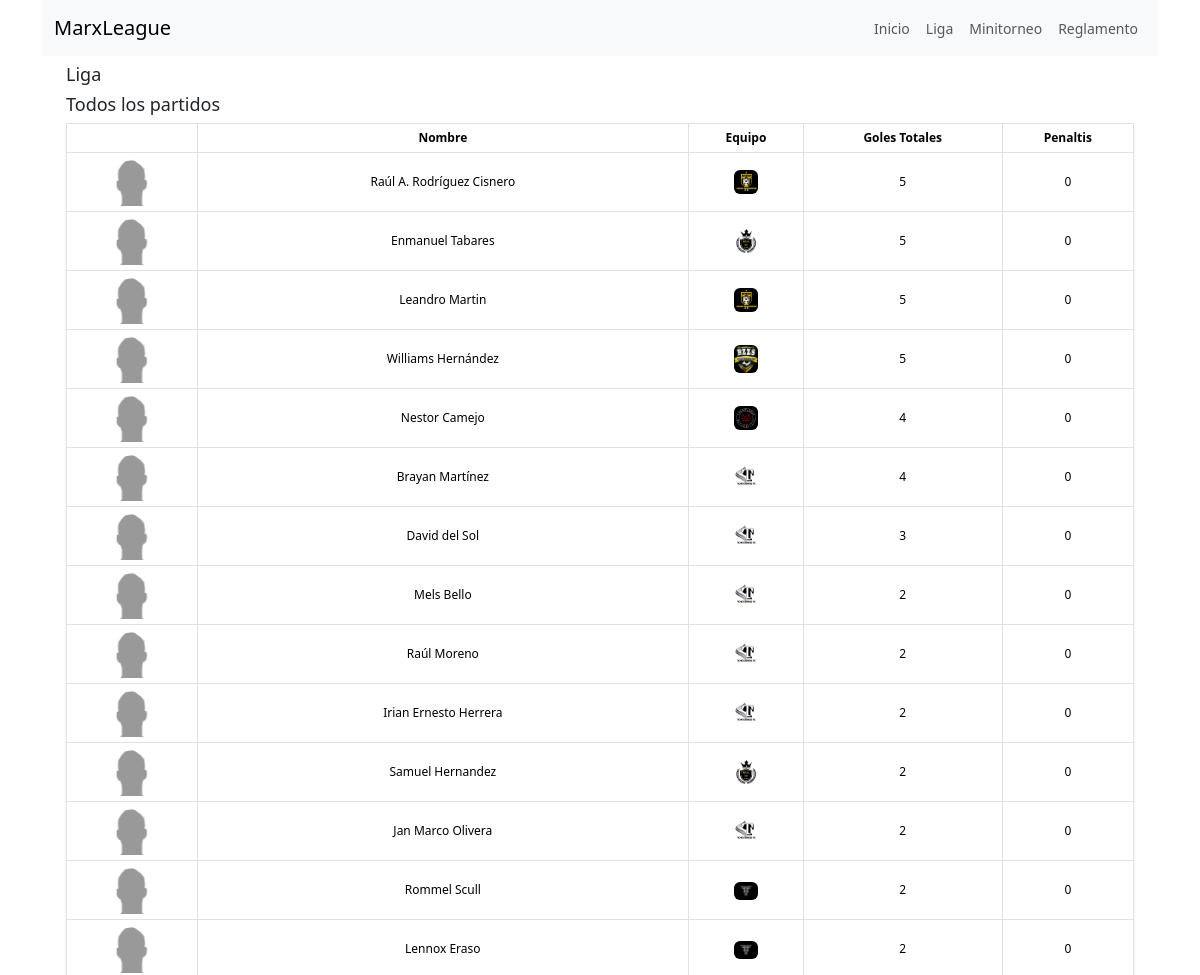
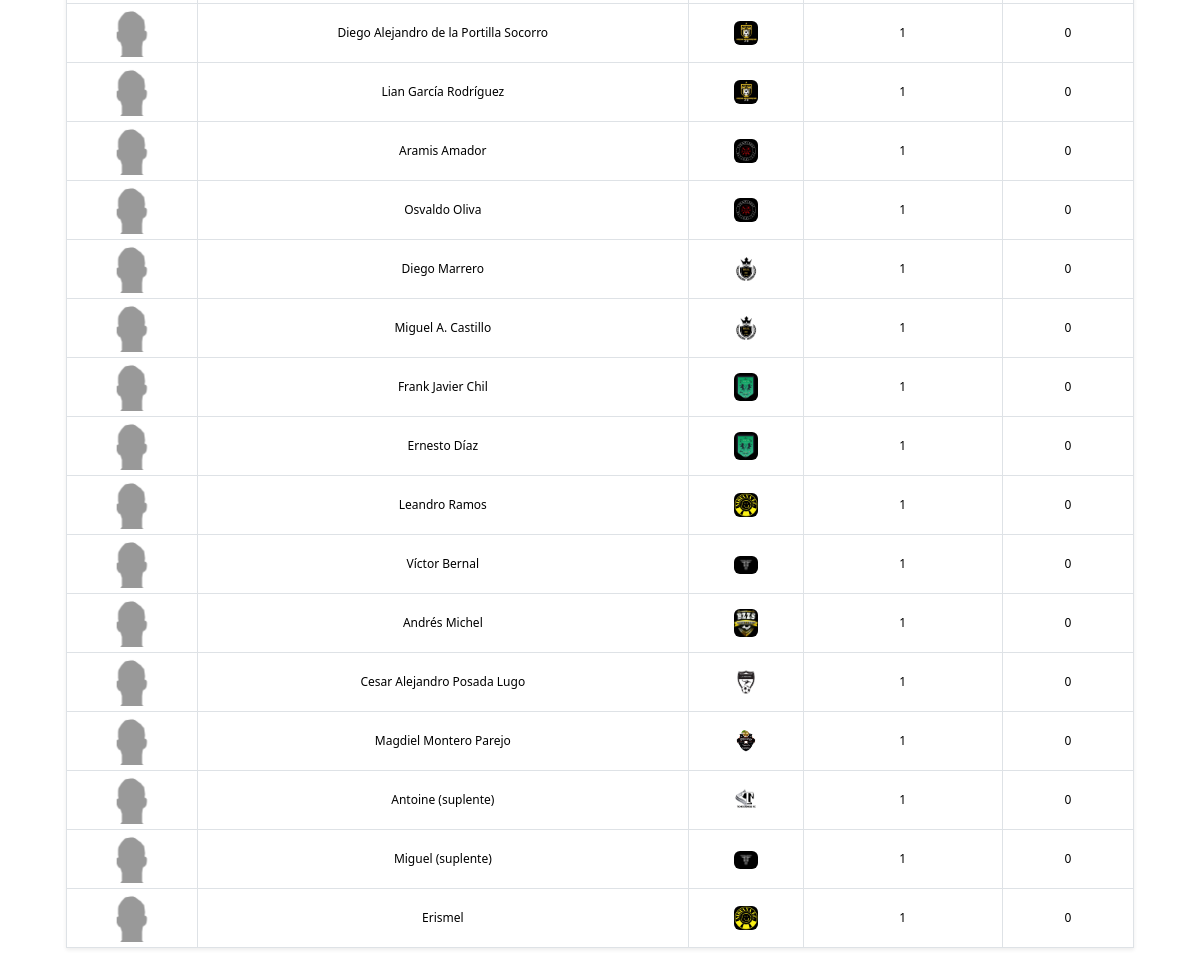
The page /stats/liga on the database its author committed (2 pictures, top to bottom).
### futbol/models/league.py (models this page shows, shortened)
class League(models.Model):
    name = models.CharField(max_length=100, unique=True, default="Nombre")
    slug = models.SlugField(max_length=100, unique=True, blank=True, null=True)
    teams = models.ManyToManyField('Team', related_name='leagues')

### futbol/models/player.py (models this page shows, shortened)
class Player(models.Model):
    name = models.CharField(max_length=100, unique=True, default="Nombre")
    grade = models.CharField(max_length=50, null=True, blank=True)
    imagen = models.CharField(max_length=100, null=True, blank=True)
    alias = models.CharField(max_length=50, null=True, blank=True)

### futbol/views/pages/stats_menu_option_page.py (the view)
# urls.py: path("stats/<slug:league_slug>", StatsMenuOptionPageView.as_view(), name="stats_page"),
class StatsMenuOptionPageView(TemplateView):
    template_name = "pages/stats_menu_option_page.html"
    def get_context_data(self, **kwargs):
        context = super().get_context_data(**kwargs)
        league = League.objects.get(slug=self.kwargs.get('league_slug'))
        stats_goals_view = StatsGoalsView(**kwargs)
        stats_goals_context = stats_goals_view.get_context_data(request=self.request, league_slug=self.kwargs.get('league_slug'),limits=5, show_details=True)
        stats_goals_view = render_to_string(stats_goals_view.template_name, stats_goals_context)
        context['stats_goals_view'] = stats_goals_view
        context['league'] = league
        return context

### futbol/templates/views/stats_goals_view.html (shortened to what this page needs)
{% load static %}
<table class="table table-bordered table-condensed shadow-sm">
  <thead>
    <tr>
      <th class="text-center"></th>
      <th class="text-center">Nombre</th>
      <th class="text-center">Equipo</th>
      <th class="text-center">Goles Totales</th>
      <th class="text-center">Penaltis</th>
    </tr>
  </thead>
  <tbody>
    {% for goal in goals %}
      <tr>
        <td class="text-center">
          <img style="height: 48; width: 48px" src="{% static 'futbol/images/players/' %}{{ goal.player__imagen|default:'na' }}.png" class="rounded" alt="Logo" /> <br />
        </td>
        <td class="text-center align-middle">{{ goal.player__name }}</td>
        <td class="text-center align-middle">
          <img style="height: 24; width: 24px" src="{% static 'futbol/images/logos/' %}{{ goal.player__playerleagueteam__team__imagen|default:'na' }}.png" class="rounded" alt="Logo" />
        </td>
        <td class="text-center align-middle">{{ goal.goals }}</td>
        <td class="text-center align-middle">{{ goal.penalties }}</td>
      </tr>
    {% endfor %}
  </tbody>
</table>

### futbol/templates/pages/stats_menu_option_page.html (shortened to what this page needs)
{% extends './base.html' %}
{% block content %}
<div class="container">
    <div class="row mt-2">
      <div class="col-md">
        <h1>{{ league.name}}</h1>
        <h3>Todos los partidos</h3>
        {{ stats_goals_view }}
      </div>
  </div>
</div>
{% endblock %}

### static/css/style.css (style rules this page uses)
body { font-size: 14px; }
h1, h2, h3, h4, h5, h6 { font-size: 18px; color: var(--primary-color); }
.table { font-size: 12px; border-spacing: 0; border-collapse: collapse; }
.table th, .table td { padding: 5px; }

### rows shown on the page
League: name "Liga"
Player: player__name "Raúl A. Rodríguez Cisnero", goals "5", penalties "0"
Player: player__name "Enmanuel Tabares", goals "5", penalties "0"
Player: player__name "Leandro Martin", goals "5", penalties "0"
Player: player__name "Williams Hernández", goals "5", penalties "0"
Player: player__name "Nestor Camejo", goals "4", penalties "0"
Player: player__name "Brayan Martínez", goals "4", penalties "0"
Player: player__name "David del Sol", goals "3", penalties "0"
Player: player__name "Mels Bello", goals "2", penalties "0"
Player: player__name "Raúl Moreno", goals "2", penalties "0"
Player: player__name "Irian Ernesto Herrera", goals "2", penalties "0"
Player: player__name "Samuel Hernandez", goals "2", penalties "0"
Player: player__name "Jan Marco Olivera", goals "2", penalties "0"
Player: player__name "Rommel Scull", goals "2", penalties "0"
Player: player__name "Lennox Eraso", goals "2", penalties "0"
Player: player__name "Diego Alejandro de la Portilla Socorro", goals "1", penalties "0"
Player: player__name "Lian García Rodríguez", goals "1", penalties "0"
Player: player__name "Aramis Amador", goals "1", penalties "0"
Player: player__name "Osvaldo Oliva", goals "1", penalties "0"
Player: player__name "Diego Marrero", goals "1", penalties "0"
Player: player__name "Miguel A. Castillo", goals "1", penalties "0"
Player: player__name "Frank Javier Chil", goals "1", penalties "0"
Player: player__name "Ernesto Díaz", goals "1", penalties "0"
Player: player__name "Leandro Ramos", goals "1", penalties "0"
Player: player__name "Víctor Bernal", goals "1", penalties "0"
Player: player__name "Andrés Michel", goals "1", penalties "0"
Player: player__name "Cesar Alejandro Posada Lugo", shows a picture, goals "1", penalties "0"
Player: player__name "Magdiel Montero Parejo", shows a picture, goals "1", penalties "0"
Player: player__name "Antoine (suplente)", goals "1", penalties "0"
Player: player__name "Miguel (suplente)", goals "1", penalties "0"
Player: player__name "Erismel", goals "1", penalties "0"
